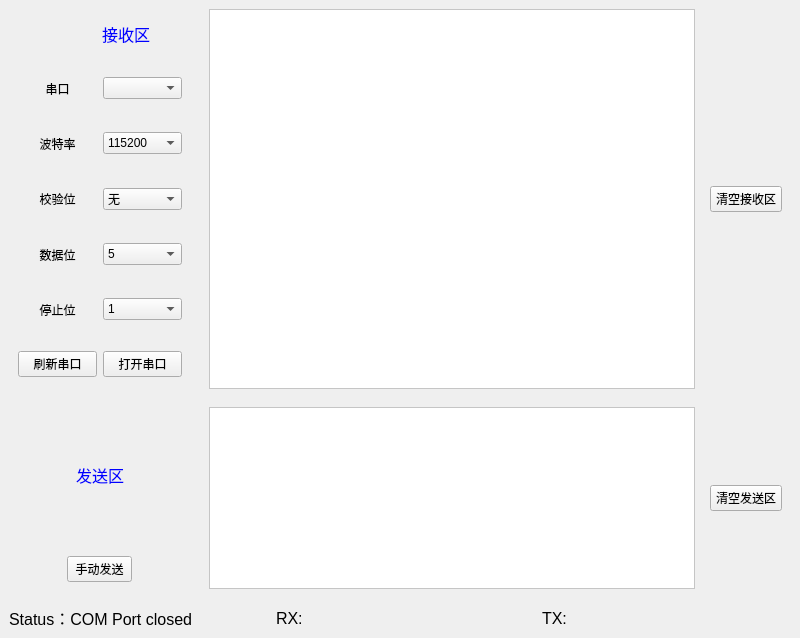
<?xml version="1.0" encoding="UTF-8"?>
<ui version="4.0">
 <class>IndexWidget</class>
 <widget class="QWidget" name="IndexWidget">
  <property name="geometry">
   <rect>
    <x>0</x>
    <y>0</y>
    <width>800</width>
    <height>638</height>
   </rect>
  </property>
  <property name="windowTitle">
   <string>Form</string>
  </property>
  <property name="styleSheet">
   <string notr="true"/>
  </property>
  <layout class="QVBoxLayout" name="verticalLayout" stretch="0,0,0">
   <property name="spacing">
    <number>0</number>
   </property>
   <property name="leftMargin">
    <number>0</number>
   </property>
   <property name="topMargin">
    <number>0</number>
   </property>
   <property name="rightMargin">
    <number>0</number>
   </property>
   <property name="bottomMargin">
    <number>0</number>
   </property>
   <item>
    <widget class="QWidget" name="RecWidget" native="true">
     <property name="maximumSize">
      <size>
       <width>16777215</width>
       <height>400</height>
      </size>
     </property>
     <layout class="QHBoxLayout" name="horizontalLayout">
      <property name="spacing">
       <number>0</number>
      </property>
      <property name="leftMargin">
       <number>0</number>
      </property>
      <property name="topMargin">
       <number>0</number>
      </property>
      <property name="rightMargin">
       <number>0</number>
      </property>
      <property name="bottomMargin">
       <number>0</number>
      </property>
      <item>
       <widget class="QWidget" name="widget_4" native="true">
        <property name="maximumSize">
         <size>
          <width>200</width>
          <height>16777215</height>
         </size>
        </property>
        <layout class="QVBoxLayout" name="verticalLayout_2">
         <item>
          <widget class="QWidget" name="widget_3" native="true">
           <layout class="QHBoxLayout" name="horizontalLayout_5">
            <item>
             <widget class="QLabel" name="LED">
              <property name="maximumSize">
               <size>
                <width>24</width>
                <height>24</height>
               </size>
              </property>
              <property name="baseSize">
               <size>
                <width>24</width>
                <height>24</height>
               </size>
              </property>
              <property name="styleSheet">
               <string notr="true">background-color:qradialgradient(spread:pad, cx:0.5, cy:0.5,
radius:0.5, fx:0.5,fy:0.5, stop:0 rgba(255, 0, 0, 255), stop:
1 rgba(255, 255, 255, 255));
border-radius: 12px;</string>
              </property>
              <property name="text">
               <string/>
              </property>
              <property name="alignment">
               <set>Qt::AlignCenter</set>
              </property>
             </widget>
            </item>
            <item>
             <widget class="QLabel" name="label">
              <property name="sizePolicy">
               <sizepolicy hsizetype="Preferred" vsizetype="Preferred">
                <horstretch>0</horstretch>
                <verstretch>0</verstretch>
               </sizepolicy>
              </property>
              <property name="maximumSize">
               <size>
                <width>60</width>
                <height>16777215</height>
               </size>
              </property>
              <property name="font">
               <font>
                <pointsize>12</pointsize>
               </font>
              </property>
              <property name="styleSheet">
               <string notr="true">color: rgb(0, 0, 255);</string>
              </property>
              <property name="text">
               <string>接收区</string>
              </property>
              <property name="alignment">
               <set>Qt::AlignCenter</set>
              </property>
             </widget>
            </item>
           </layout>
          </widget>
         </item>
         <item>
          <widget class="QWidget" name="widget_6" native="true">
           <layout class="QHBoxLayout" name="horizontalLayout_6">
            <item>
             <widget class="QLabel" name="label_2">
              <property name="text">
               <string>串口</string>
              </property>
              <property name="alignment">
               <set>Qt::AlignCenter</set>
              </property>
             </widget>
            </item>
            <item>
             <widget class="QComboBox" name="comboBox"/>
            </item>
           </layout>
          </widget>
         </item>
         <item>
          <widget class="QWidget" name="widget_7" native="true">
           <layout class="QHBoxLayout" name="horizontalLayout_7">
            <item>
             <widget class="QLabel" name="label_3">
              <property name="text">
               <string>波特率</string>
              </property>
              <property name="alignment">
               <set>Qt::AlignCenter</set>
              </property>
             </widget>
            </item>
            <item>
             <widget class="QComboBox" name="comboBox_2">
              <item>
               <property name="text">
                <string>115200</string>
               </property>
              </item>
              <item>
               <property name="text">
                <string>57600</string>
               </property>
              </item>
              <item>
               <property name="text">
                <string>38400</string>
               </property>
              </item>
              <item>
               <property name="text">
                <string>19200</string>
               </property>
              </item>
              <item>
               <property name="text">
                <string>9600</string>
               </property>
              </item>
              <item>
               <property name="text">
                <string>4800</string>
               </property>
              </item>
              <item>
               <property name="text">
                <string>2400</string>
               </property>
              </item>
              <item>
               <property name="text">
                <string>1200</string>
               </property>
              </item>
             </widget>
            </item>
           </layout>
          </widget>
         </item>
         <item>
          <widget class="QWidget" name="widget_8" native="true">
           <layout class="QHBoxLayout" name="horizontalLayout_8">
            <item>
             <widget class="QLabel" name="label_4">
              <property name="text">
               <string>校验位</string>
              </property>
              <property name="alignment">
               <set>Qt::AlignCenter</set>
              </property>
             </widget>
            </item>
            <item>
             <widget class="QComboBox" name="comboBox_3">
              <item>
               <property name="text">
                <string>无</string>
               </property>
              </item>
              <item>
               <property name="text">
                <string>奇校验</string>
               </property>
              </item>
              <item>
               <property name="text">
                <string>偶校验</string>
               </property>
              </item>
             </widget>
            </item>
           </layout>
          </widget>
         </item>
         <item>
          <widget class="QWidget" name="widget_9" native="true">
           <layout class="QHBoxLayout" name="horizontalLayout_9">
            <item>
             <widget class="QLabel" name="label_5">
              <property name="text">
               <string>数据位</string>
              </property>
              <property name="textFormat">
               <enum>Qt::AutoText</enum>
              </property>
              <property name="alignment">
               <set>Qt::AlignCenter</set>
              </property>
             </widget>
            </item>
            <item>
             <widget class="QComboBox" name="comboBox_4">
              <item>
               <property name="text">
                <string>5</string>
               </property>
              </item>
              <item>
               <property name="text">
                <string>6</string>
               </property>
              </item>
              <item>
               <property name="text">
                <string>7</string>
               </property>
              </item>
              <item>
               <property name="text">
                <string>8</string>
               </property>
              </item>
             </widget>
            </item>
           </layout>
          </widget>
         </item>
         <item>
          <widget class="QWidget" name="widget_10" native="true">
           <layout class="QHBoxLayout" name="horizontalLayout_10">
            <item>
             <widget class="QLabel" name="label_6">
              <property name="text">
               <string>停止位</string>
              </property>
              <property name="alignment">
               <set>Qt::AlignCenter</set>
              </property>
             </widget>
            </item>
            <item>
             <widget class="QComboBox" name="comboBox_5">
              <item>
               <property name="text">
                <string>1</string>
               </property>
              </item>
              <item>
               <property name="text">
                <string>1.5</string>
               </property>
              </item>
              <item>
               <property name="text">
                <string>2</string>
               </property>
              </item>
             </widget>
            </item>
           </layout>
          </widget>
         </item>
         <item>
          <widget class="QWidget" name="widget_11" native="true">
           <layout class="QHBoxLayout" name="horizontalLayout_11">
            <item>
             <widget class="QPushButton" name="RfreshButton">
              <property name="maximumSize">
               <size>
                <width>164</width>
                <height>16777215</height>
               </size>
              </property>
              <property name="text">
               <string>刷新串口</string>
              </property>
             </widget>
            </item>
            <item>
             <widget class="QPushButton" name="openButton">
              <property name="text">
               <string>打开串口</string>
              </property>
             </widget>
            </item>
           </layout>
          </widget>
         </item>
        </layout>
       </widget>
      </item>
      <item>
       <widget class="QWidget" name="widget_5" native="true">
        <layout class="QHBoxLayout" name="horizontalLayout_3">
         <item>
          <widget class="QTextEdit" name="textEdit_Rec">
           <property name="sizePolicy">
            <sizepolicy hsizetype="Preferred" vsizetype="Preferred">
             <horstretch>0</horstretch>
             <verstretch>0</verstretch>
            </sizepolicy>
           </property>
           <property name="styleSheet">
            <string notr="true">background-color: rgb(255, 255, 255);</string>
           </property>
           <property name="html">
            <string>&lt;!DOCTYPE HTML PUBLIC &quot;-//W3C//DTD HTML 4.0//EN&quot; &quot;http://www.w3.org/TR/REC-html40/strict.dtd&quot;&gt;
&lt;html&gt;&lt;head&gt;&lt;meta name=&quot;qrichtext&quot; content=&quot;1&quot; /&gt;&lt;style type=&quot;text/css&quot;&gt;
p, li { white-space: pre-wrap; }
&lt;/style&gt;&lt;/head&gt;&lt;body style=&quot; font-family:'SimSun'; font-size:9pt; font-weight:400; font-style:normal;&quot;&gt;
&lt;p style=&quot;-qt-paragraph-type:empty; margin-top:0px; margin-bottom:0px; margin-left:0px; margin-right:0px; -qt-block-indent:0; text-indent:0px;&quot;&gt;&lt;br /&gt;&lt;/p&gt;&lt;/body&gt;&lt;/html&gt;</string>
           </property>
          </widget>
         </item>
         <item>
          <widget class="QWidget" name="widget_17" native="true">
           <property name="maximumSize">
            <size>
             <width>90</width>
             <height>16777215</height>
            </size>
           </property>
           <layout class="QVBoxLayout" name="verticalLayout_4">
            <item>
             <widget class="QPushButton" name="pushButton">
              <property name="contextMenuPolicy">
               <enum>Qt::NoContextMenu</enum>
              </property>
              <property name="text">
               <string>清空接收区</string>
              </property>
             </widget>
            </item>
           </layout>
          </widget>
         </item>
        </layout>
       </widget>
      </item>
     </layout>
    </widget>
   </item>
   <item>
    <widget class="QWidget" name="SendWidget" native="true">
     <property name="sizePolicy">
      <sizepolicy hsizetype="Preferred" vsizetype="Preferred">
       <horstretch>0</horstretch>
       <verstretch>0</verstretch>
      </sizepolicy>
     </property>
     <property name="maximumSize">
      <size>
       <width>16777215</width>
       <height>200</height>
      </size>
     </property>
     <layout class="QHBoxLayout" name="horizontalLayout_2">
      <property name="spacing">
       <number>0</number>
      </property>
      <property name="leftMargin">
       <number>0</number>
      </property>
      <property name="topMargin">
       <number>0</number>
      </property>
      <property name="rightMargin">
       <number>0</number>
      </property>
      <property name="bottomMargin">
       <number>0</number>
      </property>
      <item>
       <widget class="QWidget" name="widget" native="true">
        <property name="sizePolicy">
         <sizepolicy hsizetype="Preferred" vsizetype="Preferred">
          <horstretch>0</horstretch>
          <verstretch>0</verstretch>
         </sizepolicy>
        </property>
        <property name="maximumSize">
         <size>
          <width>200</width>
          <height>16777215</height>
         </size>
        </property>
        <layout class="QVBoxLayout" name="verticalLayout_3">
         <item>
          <widget class="QWidget" name="widget_12" native="true">
           <property name="maximumSize">
            <size>
             <width>16777215</width>
             <height>160</height>
            </size>
           </property>
           <layout class="QHBoxLayout" name="horizontalLayout_12">
            <item>
             <widget class="QWidget" name="widget_19" native="true">
              <layout class="QHBoxLayout" name="horizontalLayout_18">
               <property name="spacing">
                <number>0</number>
               </property>
               <property name="leftMargin">
                <number>0</number>
               </property>
               <property name="topMargin">
                <number>0</number>
               </property>
               <property name="rightMargin">
                <number>0</number>
               </property>
               <property name="bottomMargin">
                <number>0</number>
               </property>
               <item>
                <widget class="QLabel" name="label_7">
                 <property name="sizePolicy">
                  <sizepolicy hsizetype="Preferred" vsizetype="Preferred">
                   <horstretch>0</horstretch>
                   <verstretch>0</verstretch>
                  </sizepolicy>
                 </property>
                 <property name="font">
                  <font>
                   <pointsize>12</pointsize>
                  </font>
                 </property>
                 <property name="styleSheet">
                  <string notr="true">color: rgb(0, 0, 255);</string>
                 </property>
                 <property name="text">
                  <string>发送区</string>
                 </property>
                 <property name="textFormat">
                  <enum>Qt::AutoText</enum>
                 </property>
                 <property name="scaledContents">
                  <bool>true</bool>
                 </property>
                 <property name="alignment">
                  <set>Qt::AlignCenter</set>
                 </property>
                </widget>
               </item>
              </layout>
             </widget>
            </item>
           </layout>
          </widget>
         </item>
         <item>
          <widget class="QWidget" name="widget_13" native="true">
           <property name="maximumSize">
            <size>
             <width>16777215</width>
             <height>40</height>
            </size>
           </property>
           <property name="sizeIncrement">
            <size>
             <width>0</width>
             <height>0</height>
            </size>
           </property>
           <layout class="QHBoxLayout" name="horizontalLayout_13">
            <property name="spacing">
             <number>0</number>
            </property>
            <property name="leftMargin">
             <number>0</number>
            </property>
            <property name="topMargin">
             <number>0</number>
            </property>
            <property name="rightMargin">
             <number>0</number>
            </property>
            <property name="bottomMargin">
             <number>0</number>
            </property>
            <item>
             <widget class="QPushButton" name="btn_ManualSending">
              <property name="maximumSize">
               <size>
                <width>65</width>
                <height>16777215</height>
               </size>
              </property>
              <property name="text">
               <string>手动发送</string>
              </property>
             </widget>
            </item>
           </layout>
          </widget>
         </item>
        </layout>
       </widget>
      </item>
      <item>
       <widget class="QWidget" name="widget_2" native="true">
        <layout class="QHBoxLayout" name="horizontalLayout_4">
         <item>
          <widget class="QTextEdit" name="textEdit_Send">
           <property name="sizePolicy">
            <sizepolicy hsizetype="Preferred" vsizetype="Preferred">
             <horstretch>0</horstretch>
             <verstretch>0</verstretch>
            </sizepolicy>
           </property>
           <property name="styleSheet">
            <string notr="true">background-color: rgb(255, 255, 255);</string>
           </property>
          </widget>
         </item>
         <item>
          <widget class="QWidget" name="widget_18" native="true">
           <property name="maximumSize">
            <size>
             <width>90</width>
             <height>16777215</height>
            </size>
           </property>
           <layout class="QVBoxLayout" name="verticalLayout_5">
            <item>
             <widget class="QPushButton" name="pushButton_2">
              <property name="text">
               <string>清空发送区</string>
              </property>
             </widget>
            </item>
           </layout>
          </widget>
         </item>
        </layout>
       </widget>
      </item>
     </layout>
    </widget>
   </item>
   <item>
    <widget class="QWidget" name="MessageWidget" native="true">
     <property name="maximumSize">
      <size>
       <width>16777215</width>
       <height>40</height>
      </size>
     </property>
     <property name="styleSheet">
      <string notr="true"/>
     </property>
     <layout class="QHBoxLayout" name="horizontalLayout_14">
      <property name="spacing">
       <number>0</number>
      </property>
      <property name="leftMargin">
       <number>0</number>
      </property>
      <property name="topMargin">
       <number>0</number>
      </property>
      <property name="rightMargin">
       <number>0</number>
      </property>
      <property name="bottomMargin">
       <number>0</number>
      </property>
      <item>
       <widget class="QWidget" name="widget_14" native="true">
        <layout class="QHBoxLayout" name="horizontalLayout_15">
         <item>
          <widget class="QLabel" name="label_8">
           <property name="font">
            <font>
             <pointsize>12</pointsize>
            </font>
           </property>
           <property name="styleSheet">
            <string notr="true"/>
           </property>
           <property name="text">
            <string>Status：COM Port closed</string>
           </property>
          </widget>
         </item>
         <item>
          <widget class="QLabel" name="label_9">
           <property name="font">
            <font>
             <pointsize>12</pointsize>
            </font>
           </property>
           <property name="text">
            <string/>
           </property>
          </widget>
         </item>
        </layout>
       </widget>
      </item>
      <item>
       <widget class="QWidget" name="widget_15" native="true">
        <layout class="QHBoxLayout" name="horizontalLayout_16">
         <item>
          <widget class="QLabel" name="label_10">
           <property name="font">
            <font>
             <pointsize>12</pointsize>
            </font>
           </property>
           <property name="text">
            <string>RX:</string>
           </property>
          </widget>
         </item>
         <item>
          <widget class="QLabel" name="label_11">
           <property name="maximumSize">
            <size>
             <width>50</width>
             <height>16777215</height>
            </size>
           </property>
           <property name="font">
            <font>
             <pointsize>12</pointsize>
            </font>
           </property>
           <property name="text">
            <string/>
           </property>
           <property name="scaledContents">
            <bool>true</bool>
           </property>
          </widget>
         </item>
        </layout>
       </widget>
      </item>
      <item>
       <widget class="QWidget" name="widget_16" native="true">
        <layout class="QHBoxLayout" name="horizontalLayout_17">
         <item>
          <widget class="QLabel" name="label_12">
           <property name="font">
            <font>
             <pointsize>12</pointsize>
            </font>
           </property>
           <property name="text">
            <string>TX:</string>
           </property>
          </widget>
         </item>
         <item>
          <widget class="QLabel" name="label_13">
           <property name="font">
            <font>
             <pointsize>12</pointsize>
            </font>
           </property>
           <property name="text">
            <string/>
           </property>
          </widget>
         </item>
        </layout>
       </widget>
      </item>
     </layout>
    </widget>
   </item>
  </layout>
 </widget>
 <resources/>
 <connections/>
</ui>
